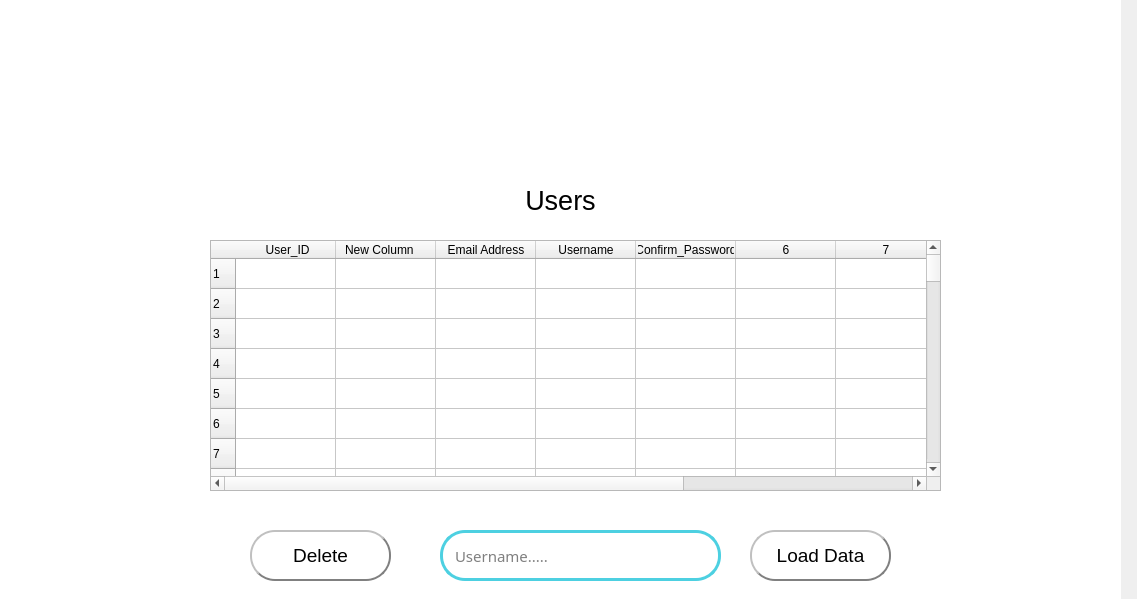
<?xml version="1.0" encoding="UTF-8"?>
<ui version="4.0">
 <class>settings</class>
 <widget class="QMainWindow" name="settings">
  <property name="geometry">
   <rect>
    <x>0</x>
    <y>0</y>
    <width>1137</width>
    <height>599</height>
   </rect>
  </property>
  <property name="windowTitle">
   <string>MainWindow</string>
  </property>
  <widget class="QWidget" name="centralwidget">
   <widget class="QLabel" name="label">
    <property name="geometry">
     <rect>
      <x>0</x>
      <y>0</y>
      <width>1121</width>
      <height>901</height>
     </rect>
    </property>
    <property name="styleSheet">
     <string notr="true">background-color: rgb(255, 255, 255);</string>
    </property>
    <property name="lineWidth">
     <number>1</number>
    </property>
    <property name="text">
     <string/>
    </property>
    <property name="textFormat">
     <enum>Qt::PlainText</enum>
    </property>
   </widget>
   <widget class="QPushButton" name="setting_btn_delete">
    <property name="geometry">
     <rect>
      <x>250</x>
      <y>530</y>
      <width>141</width>
      <height>51</height>
     </rect>
    </property>
    <property name="font">
     <font>
      <pointsize>14</pointsize>
     </font>
    </property>
    <property name="styleSheet">
     <string notr="true">QPushButton{
background-color: white;
border-style:outset;
border-width: 2px;
border-color:gray;
border-radius: 25px;
}

QPushButton:hover{
background-color: #EEEEEE;
border-style:inset;
color: #0097A7;

}</string>
    </property>
    <property name="text">
     <string>Delete</string>
    </property>
   </widget>
   <widget class="QLabel" name="label_2">
    <property name="geometry">
     <rect>
      <x>0</x>
      <y>0</y>
      <width>201</width>
      <height>191</height>
     </rect>
    </property>
    <property name="text">
     <string/>
    </property>
    <property name="pixmap">
     <pixmap>../images/top-left.png</pixmap>
    </property>
    <property name="scaledContents">
     <bool>true</bool>
    </property>
   </widget>
   <widget class="QLabel" name="label_3">
    <property name="geometry">
     <rect>
      <x>910</x>
      <y>710</y>
      <width>201</width>
      <height>191</height>
     </rect>
    </property>
    <property name="text">
     <string/>
    </property>
    <property name="pixmap">
     <pixmap>../images/corner.png</pixmap>
    </property>
    <property name="scaledContents">
     <bool>true</bool>
    </property>
   </widget>
   <widget class="QPushButton" name="setting_btn_loadData">
    <property name="geometry">
     <rect>
      <x>750</x>
      <y>530</y>
      <width>141</width>
      <height>51</height>
     </rect>
    </property>
    <property name="font">
     <font>
      <pointsize>14</pointsize>
     </font>
    </property>
    <property name="styleSheet">
     <string notr="true">QPushButton{
background-color: white;
border-style:outset;
border-width: 2px;
border-color:gray;
border-radius: 25px;
}

QPushButton:hover{
background-color: #EEEEEE;
border-style:inset;
color: #0097A7;

}</string>
    </property>
    <property name="text">
     <string>Load Data</string>
    </property>
   </widget>
   <widget class="QTableWidget" name="tableWidget">
    <property name="geometry">
     <rect>
      <x>210</x>
      <y>240</y>
      <width>731</width>
      <height>251</height>
     </rect>
    </property>
    <property name="lineWidth">
     <number>1</number>
    </property>
    <property name="sizeAdjustPolicy">
     <enum>QAbstractScrollArea::AdjustToContents</enum>
    </property>
    <property name="rowCount">
     <number>100</number>
    </property>
    <property name="columnCount">
     <number>9</number>
    </property>
    <row/>
    <row/>
    <row/>
    <row/>
    <row/>
    <row/>
    <row/>
    <row/>
    <row/>
    <row/>
    <row/>
    <row/>
    <row/>
    <row/>
    <row/>
    <row/>
    <row/>
    <row/>
    <row/>
    <row/>
    <row/>
    <row/>
    <row/>
    <row/>
    <row/>
    <row/>
    <row/>
    <row/>
    <row/>
    <row/>
    <row/>
    <row/>
    <row/>
    <row/>
    <row/>
    <row/>
    <row/>
    <row/>
    <row/>
    <row/>
    <row/>
    <row/>
    <row/>
    <row/>
    <row/>
    <row/>
    <row/>
    <row/>
    <row/>
    <row/>
    <row/>
    <row/>
    <row/>
    <row/>
    <row/>
    <row/>
    <row/>
    <row/>
    <row/>
    <row/>
    <row/>
    <row/>
    <row/>
    <row/>
    <row/>
    <row/>
    <row/>
    <row/>
    <row/>
    <row/>
    <row/>
    <row/>
    <row/>
    <row/>
    <row/>
    <row/>
    <row/>
    <row/>
    <row/>
    <row/>
    <row/>
    <row/>
    <row/>
    <row/>
    <row/>
    <row/>
    <row/>
    <row/>
    <row/>
    <row/>
    <row/>
    <row/>
    <row/>
    <row/>
    <row/>
    <row/>
    <row/>
    <row/>
    <row/>
    <row/>
    <column>
     <property name="text">
      <string> User_ID</string>
     </property>
    </column>
    <column>
     <property name="text">
      <string>                               New Column                                   </string>
     </property>
    </column>
    <column>
     <property name="text">
      <string>Email Address</string>
     </property>
    </column>
    <column>
     <property name="text">
      <string>Username</string>
     </property>
    </column>
    <column>
     <property name="text">
      <string>Confirm_Password</string>
     </property>
    </column>
    <column/>
    <column/>
    <column/>
    <column/>
    <item row="0" column="5">
     <property name="text">
      <string extracomment="Id "/>
     </property>
     <property name="foreground">
      <brush brushstyle="Dense4Pattern">
       <color alpha="255">
        <red>0</red>
        <green>0</green>
        <blue>0</blue>
       </color>
      </brush>
     </property>
    </item>
   </widget>
   <widget class="QPushButton" name="signout">
    <property name="geometry">
     <rect>
      <x>1050</x>
      <y>10</y>
      <width>51</width>
      <height>51</height>
     </rect>
    </property>
    <property name="font">
     <font>
      <pointsize>16</pointsize>
      <weight>50</weight>
      <bold>false</bold>
     </font>
    </property>
    <property name="styleSheet">
     <string notr="true">QPushButton{
background-color: white;
border-radius: 25px !important;
}

QPushButton:hover{
background-color: #EEEEEE;
border-style:inset;
color: #0097A7;

}</string>
    </property>
    <property name="text">
     <string/>
    </property>
    <property name="icon">
     <iconset>
      <normaloff>../images/sign_out_icon.jpg</normaloff>../images/sign_out_icon.jpg</iconset>
    </property>
    <property name="iconSize">
     <size>
      <width>40</width>
      <height>40</height>
     </size>
    </property>
   </widget>
   <widget class="QLabel" name="label_4">
    <property name="geometry">
     <rect>
      <x>500</x>
      <y>100</y>
      <width>131</width>
      <height>131</height>
     </rect>
    </property>
    <property name="text">
     <string/>
    </property>
    <property name="pixmap">
     <pixmap>../images/users.png</pixmap>
    </property>
    <property name="scaledContents">
     <bool>true</bool>
    </property>
   </widget>
   <widget class="QLabel" name="label_7">
    <property name="geometry">
     <rect>
      <x>510</x>
      <y>180</y>
      <width>101</width>
      <height>41</height>
     </rect>
    </property>
    <property name="font">
     <font>
      <pointsize>20</pointsize>
     </font>
    </property>
    <property name="text">
     <string>Users</string>
    </property>
    <property name="alignment">
     <set>Qt::AlignCenter</set>
    </property>
   </widget>
   <widget class="QLineEdit" name="setting_username">
    <property name="geometry">
     <rect>
      <x>440</x>
      <y>530</y>
      <width>281</width>
      <height>51</height>
     </rect>
    </property>
    <property name="font">
     <font>
      <family>red</family>
      <pointsize>-1</pointsize>
      <weight>50</weight>
      <italic>false</italic>
      <bold>false</bold>
     </font>
    </property>
    <property name="styleSheet">
     <string notr="true">QLineEdit{
border-radius : 25px;
border:3px solid #4DD0E1;
font: 15px red ;
padding-left: 10px;
}</string>
    </property>
    <property name="placeholderText">
     <string>Username.....</string>
    </property>
   </widget>
   <widget class="QLabel" name="label_5">
    <property name="geometry">
     <rect>
      <x>450</x>
      <y>30</y>
      <width>211</width>
      <height>121</height>
     </rect>
    </property>
    <property name="text">
     <string/>
    </property>
    <property name="pixmap">
     <pixmap>../images/logo-01.png</pixmap>
    </property>
    <property name="scaledContents">
     <bool>true</bool>
    </property>
   </widget>
  </widget>
 </widget>
 <resources/>
 <connections/>
</ui>
